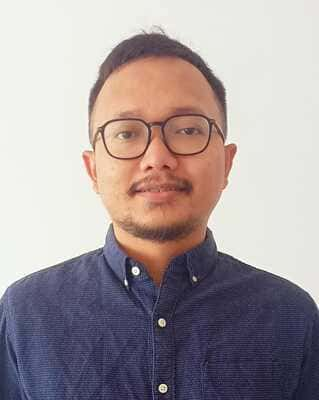
#> input picture dashboard/assets/azrai.jpg, 319 x 400 px; its folder holds only this picture in this run
$ python -i quality_control.py   (imports and definitions only)   (older library calls are emulated)
#> lines starting #> are read from the running program, lines starting #| are printed output that depends on the picture
"""
Image Quality Control
Assesses sharpness, colour balance, and presence of colour reference chart.
"""

import cv2
import numpy as np
from pathlib import Path


class ImageQualityControl:
    def __init__(self, sharpness_threshold=100, colour_balance_threshold=0.3):
        self.sharpness_threshold = sharpness_threshold
        self.colour_balance_threshold = colour_balance_threshold

    def calculate_sharpness(self, image):
        """Calculate image sharpness using Laplacian variance."""
        gray = cv2.cvtColor(image, cv2.COLOR_BGR2GRAY)
        laplacian = cv2.Laplacian(gray, cv2.CV_64F)
        return laplacian.var()

    def calculate_colour_balance(self, image):
        """Calculate colour balance deviation from gray-world assumption."""
        b, g, r = cv2.split(image.astype(np.float32))

        avg_b = np.mean(b)
        avg_g = np.mean(g)
        avg_r = np.mean(r)
        avg_gray = (avg_b + avg_g + avg_r) / 3

        deviation = (
            abs(avg_b - avg_gray) / avg_gray +
            abs(avg_g - avg_gray) / avg_gray +
            abs(avg_r - avg_gray) / avg_gray
        ) / 3

        return deviation

    def assess_quality(self, image_path):
        """Assess overall image quality."""
#> called with image_path = 'dashboard/assets/azrai.jpg'
        image = cv2.imread(image_path)
#> image is the input picture: shape (400, 319, 3); mean B, G, R 158.4, 156.1, 166.6
        if image is None:
            return {'pass': False, 'reason': 'Could not load image'}

        sharpness = self.calculate_sharpness(image)
#> in calculate_sharpness, `gray = cv2.cvtColor(image, cv2.COLOR_BGR2GRAY)`:
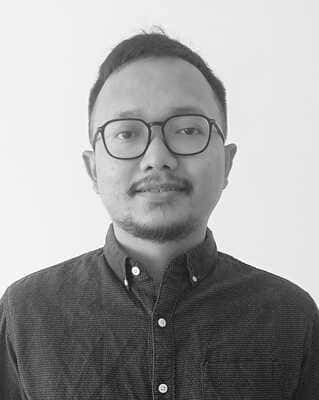
#> gray: shape (400, 319); min 1, max 255, mean 159.4
#> in calculate_sharpness, `laplacian = cv2.Laplacian(gray, cv2.CV_64F)`:
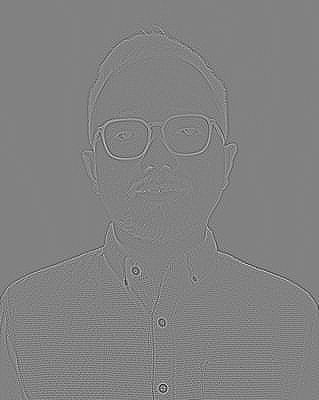
#> laplacian: shape (400, 319) float64; min -313, max 302, mean 0; drawn with min black and max white
#> sharpness = 548.5
        colour_balance = self.calculate_colour_balance(image)
#> in calculate_colour_balance, `b, g, r = cv2.split(image.astype(np.float32))`:
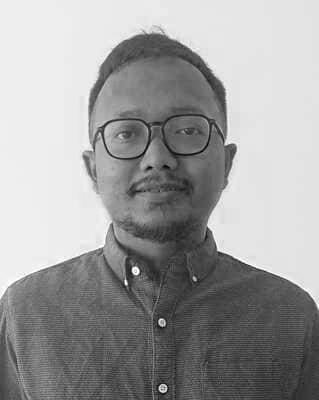
#> b: shape (400, 319) float32; min 0, max 255, mean 158.4
#> in calculate_colour_balance, `b, g, r = cv2.split(image.astype(np.float32))`:
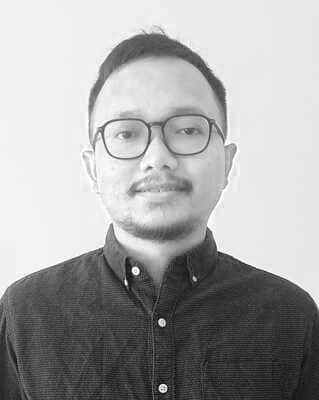
#> r: shape (400, 319) float32; min 2, max 255, mean 166.6
#> in calculate_colour_balance, `avg_b = np.mean(b)`: avg_b = 158.4
#> in calculate_colour_balance, `avg_g = np.mean(g)`: avg_g = 156.1
#> in calculate_colour_balance, `avg_r = np.mean(r)`: avg_r = 166.6
#> in calculate_colour_balance, `avg_gray = (avg_b + avg_g + avg_r) / 3`: avg_gray = 160.3
#> in calculate_colour_balance, `deviation = ( abs(avg_b - avg_gray) / avg_gray + abs(avg_g - avg_gray)..`: deviation = 0.0259
#> colour_balance = 0.0259

        result = {
            'sharpness': sharpness,
            'colour_balance': colour_balance,
            'pass_sharpness': sharpness >= self.sharpness_threshold,
            'pass_colour_balance': colour_balance <= self.colour_balance_threshold,
            'pass': (sharpness >= self.sharpness_threshold and
                     colour_balance <= self.colour_balance_threshold),
        }
#> result = {'sharpness': 548.5, 'colour_balance': 0.0259, 'pass_sharpness': True, 'pass_colour_balance': True, 'pass': True}

        return result

    def process_batch(self, image_dir, output_csv):
        """Process a batch of images and save QC results."""
        import pandas as pd

        image_dir = Path(image_dir)
        results = []

        for image_path in image_dir.glob("*.jpg"):
            result = self.assess_quality(str(image_path))
            result['image_path'] = str(image_path)
            result['image_name'] = image_path.name
            results.append(result)

        df = pd.DataFrame(results)
        df.to_csv(output_csv, index=False)

        pass_rate = df['pass'].mean() * 100
        print(f"QC complete. Pass rate: {pass_rate:.1f}%")
        print(f"Results saved to {output_csv}")

        return df

>>> result = ImageQualityControl().assess_quality('dashboard/assets/azrai.jpg')

$ run again, on dashboard/assets/faiz.jpg
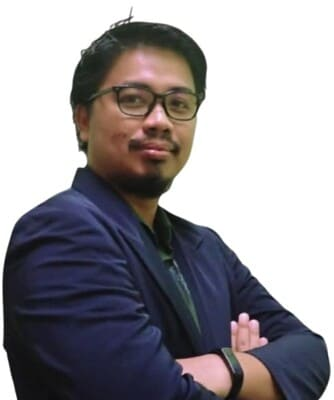
#> input picture dashboard/assets/faiz.jpg, 334 x 400 px
#> in assess_quality, image is the input picture: shape (400, 334, 3); mean B, G, R 152.8, 148.2, 151.3
#> in calculate_sharpness, `laplacian = cv2.Laplacian(gray, cv2.CV_64F)`:
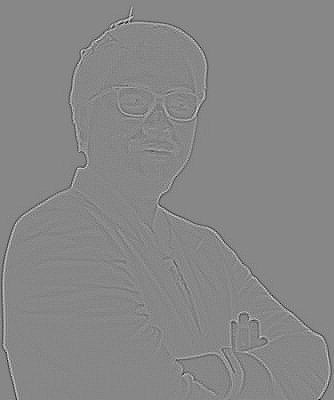
#> laplacian: shape (400, 334) float64; min -252, max 224, mean 0; drawn with min black and max white
#> sharpness = 178.6
#> in calculate_colour_balance, `b, g, r = cv2.split(image.astype(np.float32))`:
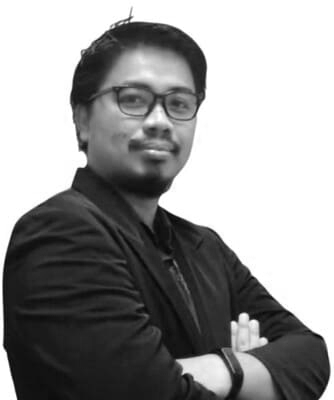
#> r: shape (400, 334) float32; min 3, max 255, mean 151.3
#> avg_b = 152.8
#> avg_g = 148.2
#> avg_r = 151.3
#> avg_gray = 150.8
#> deviation = 0.0115
#> in assess_quality, `result = { 'sharpness': sharpness, 'colour_balance': colour_balance, '..`: result = {'sharpness': 178.6, 'colour_balance': 0.0115, 'pass_sharpness': True, 'pass_colour_balance': True, 'pass': True}
